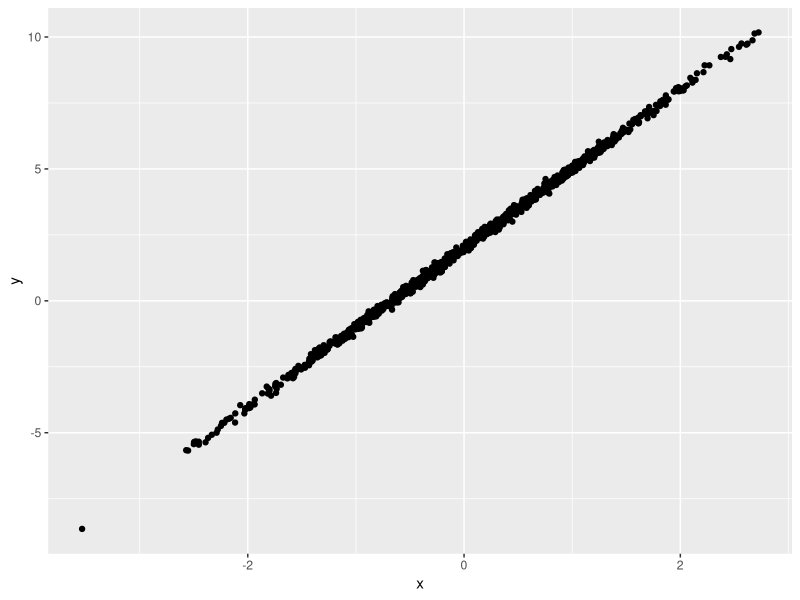

Write R code to recreate this figure.
## ---- chunk 1
x = 5
x + 1
## ---- chunk 2
y = c(1, 4, 2, 6, 5, 0)
z = matrix(y, nrow = 2, ncol = 3)
y
z
## ---- chunk 3
head(mtcars)
## ---- chunk 4
myMean = function(x){
  N = length(x)
  mean = sum(x) / N
  return(mean)
}
x = c(4, 1, 6, -3, 7, 1)
myMean(x)
## ---- chunk 5
addAndDouble = function(x, y){
  2 * (x + y)
}
addAndDouble(5, 2)
## ---- chunk 6
mean(x)
## ---- chunk 7
median(x)
## ---- chunk 8
sd(x)
## ---- chunk 9
var(x)
## ---- chunk 10
cor(x, c(0, -5, 1, 3, 11, 2))
## ---- chunk 11
x = rnorm(1000)
y = 2 + 3 * x + rnorm(1000, sd = 0.1)
linReg = lm(y ~ x)
summary(linReg)
## ---- chunk 12
library(ggplot2)
ggplot() + geom_point(aes(x, y))
